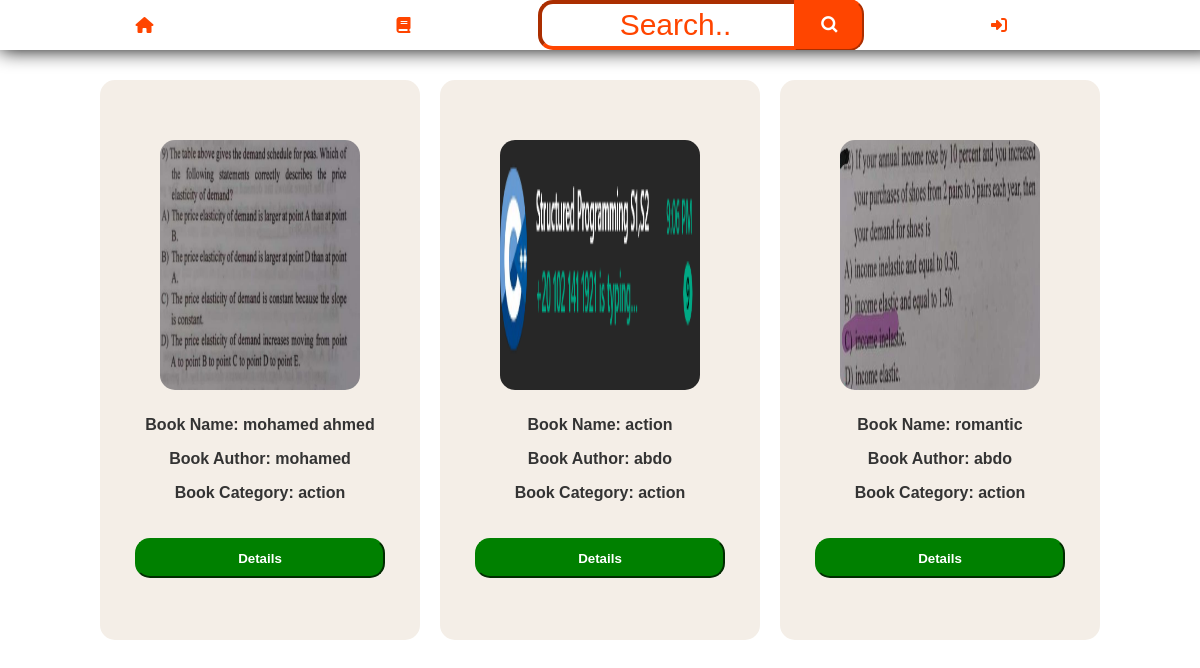
The page /books/ on the database its author committed.
### books/models.py (models this page shows, shortened)
class Book(models.Model):
    name = models.CharField(max_length=50, verbose_name="Title")
    author = models.CharField(max_length=30)
    date = models.DateField(verbose_name="Publishing Date", default=datetime.today())
    category = models.ForeignKey(Category, on_delete=models.PROTECT)
    description = models.TextField(null=True, blank=True)
    image = models.ImageField(upload_to='photos/%y/%m/%d', verbose_name="Cover")
    availability = models.BooleanField(default=True)
    Borrow = models.ForeignKey(User, on_delete=models.CASCADE,null = True,blank=True)
    class Meta:
        ordering = ['category']

class Category(models.Model):
    name = models.CharField(max_length=30)
    def __str__(self):
        return self.name
    class Meta:
        ordering = ['-id']

### books/views.py (the view)
# urls.py: path('', views.booksPage, name='viewBooks'),
def booksPage(request):
    title = None
    search = Book.objects.all()
    if 'search' in request.GET:
        title = request.GET.get('search')
        if title:
            search = search.filter(Q(name__icontains = title) | Q(author__icontains = title) | Q(category__name__icontains = title))
    current_user = request.user
    isAdmin = current_user.is_staff if current_user.is_authenticated else False
    isNotSignedIn = not current_user.is_authenticated
    return render(request, 'pages/viewBooks.html', {'books': search, 'cat' : Category.objects.all(), 'isAdmin': isAdmin, 'isNotSignedIn': isNotSignedIn})

### templates/pages/viewBooks.html
{% extends 'base.html' %}
{% block content %}
{% if isAdmin %}
    <div id="bookDetails">
        {% if not books %}
            <div id="empty">
                <h1 style="margin-top: 300px;">There Is No Books!<a href="{% url 'addBook' %}">Add Book</a></h1>
            </div>
        {% else %}
            {% for book in books %}
                <div class="book">
                    <a href="{% url 'editBook' book.id %}"><img src="{{book.image.url}}" alt="{{book.name}}"></a>
                    <p>Book Name: {{book.name}}</p>
                    <p>Book Author: {{book.author}}</p>
                    <p>Book Category: {{book.category}}</p>
                    <a href="{% url 'editBook' book.id %}"><button class="editBtn">Edit</button></a>
                    <a href="{% url 'delBook' book.id %}"><button class="delBtn">Delete</button></a>
                </div>
            {% endfor %}
        {% endif %}
    </div>
{% else %}
    <div id="bookDetails">
        {% if not books %}
            <div id="empty">
                <h1 style="margin-top: 300px;">There Is No Books!</h1>
            </div>
        {% else %}
            {% for book in books %}
                {% if book.availability %}
                    <div class="book">
                        <a href="{% url 'bookDetails' book.id %}"><img src="{{book.image.url}}" alt="{{book.name}}"></a>
                        <p>Book Name: {{book.name}}</p>
                        <p>Book Author: {{book.author}}</p>
                        <p>Book Category: {{book.category}}</p>
                        {% if isNotSignedIn %}
                            <a href="{% url 'bookDetails' book.id %}"><button class="detailsBtn" style="width: 250px;">Details</button></a>
                        {% else %}
                            <a href="{% url 'bookDetails' book.id %}"><button class="detailsBtn">Details</button></a>
                            <a href="{% url 'borrowBook' book.id %}"><button class="borrowBtn">Borrow</button></a>
                        {% endif %}
                    </div>
                {% endif %}
            {% endfor %}
        {% endif %}
    </div>
{% endif %}
{% endblock content %}

### project/static/css/homePage.css (style rules this page uses)
#bookDetails { display: flex; text-align: center; flex-wrap: wrap; justify-content: center; }
#bookDetails .book, .bookRed { background-color: rgb(244, 238, 231); margin: 10px; margin-top: 80px; width: 320px; height: 560px; max-width: 320px; max-height: 560px; border-radius: 15px; font-family: Arial, Helvetica, sans-serif; font-weight: 800; color: #333; }
#bookDetails .book img { border-radius: 15px; width: 200px; height: 250px; max-width: 250px; margin: 60px; margin-bottom: 10px; }

### project/static/css/viewBooks.css (style rules this page uses)
#bookDetails .book .detailsBtn,.borrowBtn, .delBtn, .remove, .editBtn { background-color: green; color: white; border-radius: 15px; width: 90px; height: 40px; font-weight: 800; border-color: green; cursor: pointer; margin-top: 20px; }

### rows shown on the page
Book: image (picture), name "mohamed ahmed", author "mohamed", category "action"
Book: image (picture), name "action", author "abdo", category "action"
Book: image (picture), name "romantic", author "abdo", category "action"
